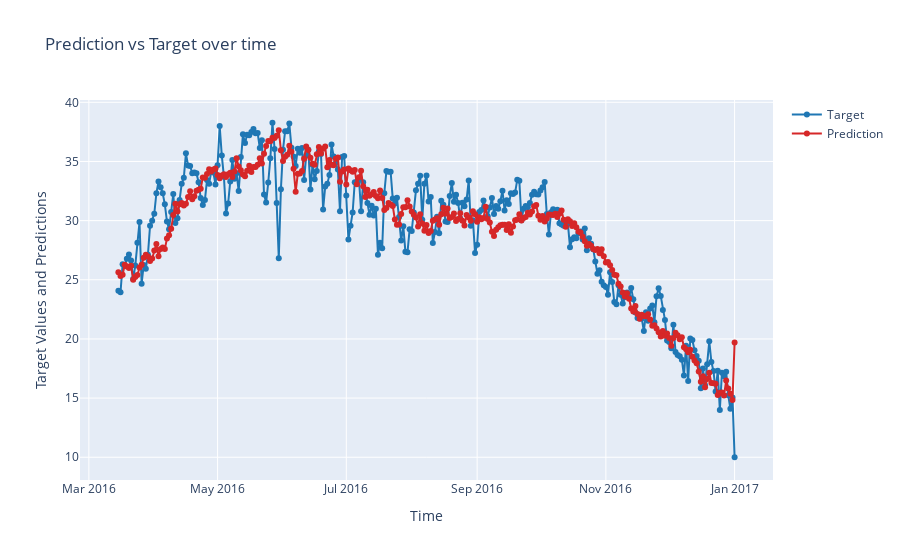

Write notebook code for a chart like this one.
### Code cell
fig = graph_prediction_vs_actual_over_time(pipeline, X_test, y_test, X_train, y_train, dates=X_test['date'])
fig

### Figure 1 — Plotly figure (JSON) as saved in the notebook; plotly's stock layout.template omitted (floating-point values rounded to 4 significant figures; data arrays with more than 128 entries replaced by an {"elided": "..."} marker saying what was removed)
{"data": [{"line": {"color": "#1f77b4"}, "mode": "lines+markers", "name": "Target", "type": "scatter", "x": {"elided": "293 str values"}, "y": {"elided": "293 float values"}}, {"line": {"color": "#d62728"}, "mode": "lines+markers", "name": "Prediction", "type": "scatter", "x": {"elided": "293 str values"}, "y": {"elided": "293 float values"}}], "layout": {"title": {"text": "Prediction vs Target over time"}, "xaxis": {"title": {"text": "Time"}}, "yaxis": {"title": {"text": "Target Values and Predictions"}}}}
